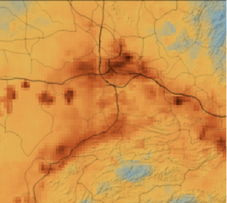
#> input picture china/rKit1.jpg, 227 x 203 px; its folder holds only this picture in this run
$ python china.py
#> lines starting #> are read from the running program, lines starting #| are printed output that depends on the picture; after the words box and inside, x2 and y2 are one past the last pixel; in counts of white or black regions, pixels touching at a corner belong together; long printed decimals are rounded
import cv2
import numpy as np
import matplotlib.pyplot as plt

class ImageModel(object):
    #чёрная маска
    lower_black = np.array([0,0,0])
    upper_black = np.array([179,255,25])

    #серая маска
    lower_gray = np.array([0,0,26])
    upper_gray = np.array([179,38,165])

    #белая маска
    lower_white = np.array([0,0,166])
    upper_white = np.array([179,38,255])

    #красная маска 1
    lower_red1 = np.array([0,45,26])
    upper_red1 = np.array([10,255,255])

    #красная маска 2
    lower_red2 = np.array([170,45,26])
    upper_red2 = np.array([179,255,255])

    #розовая маска 1
    lower_pink1 = np.array([0,39,26])
    upper_pink1 = np.array([10,44,255])

    #розовая маска 2
    lower_pink2 = np.array([170,39,26])
    upper_pink2 = np.array([179,44,255])

    #розовая маска 3
    lower_pink3 = np.array([156,39,26])
    upper_pink3 = np.array([169,255,255])

    #оранжевая маска
    lower_orange = np.array([11,39,192])
    upper_orange = np.array([22,255,255])

    #коричневая маска
    lower_brown = np.array([6,39,26])
    upper_brown = np.array([22,255,191])

    #жёлтая маска
    lower_yellow = np.array([23,39,26])
    upper_yellow = np.array([32,255,255])

    #зелёная маска
    lower_green = np.array([33,39,26])
    upper_green = np.array([75,255,255])

    #циановая маска
    lower_cyan = np.array([76,39,26])
    upper_cyan = np.array([90,255,255])

    #синяя маска
    lower_blue = np.array([91,39,26])
    upper_blue = np.array([127,255,255])

    #фиолетовая маска
    lower_purple = np.array([128,128,26])
    upper_purple = np.array([155,255,255])

    #светло-фиолетовая маска
    lower_light_purple = np.array([128,39,26])
    upper_light_purple = np.array([155,127,255])

    #ищет количество пикселей удовлетворяющих маске
    def pxls_num(self, low, up):
        num = 0
        height = np.size(self.img_hsv, 0)
        width = np.size(self.img_hsv, 1)

        mask = cv2.inRange(self.img_hsv, low, up)

        for h in range(height):
            for w in range(width):
                if mask[h][w] == 255:
                    num = num + 1

        return num

    #построение модели
    def __init__(self, img):
        self.img = img
#> self.img is the input picture: shape (203, 227, 3); mean B, G, R 74.1, 148.4, 210.8
        self.img_hsv = cv2.cvtColor(self.img, cv2.COLOR_BGR2HSV)
#> self.img_hsv: shape (203, 227, 3); mean H, S, V 17.8, 165.2, 211.2

        self.pxls = np.size(self.img_hsv, 0) * np.size(self.img_hsv, 1)
#> self.pxls = 46081

        self.black_num = 100*self.pxls_num(self.lower_black, self.upper_black)/self.pxls
#> in pxls_num, `height = np.size(self.img_hsv, 0)`: height = 203
#> in pxls_num, `width = np.size(self.img_hsv, 1)`: width = 227
#> in pxls_num, `mask = cv2.inRange(self.img_hsv, low, up)`: mask: shape (203, 227); every value is 0
#> self.black_num = 0
        self.gray_num = 100*self.pxls_num(self.lower_gray, self.upper_gray)/self.pxls
#> in pxls_num (call 2), `mask = cv2.inRange(self.img_hsv, low, up)`:
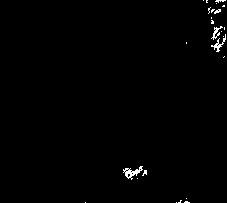
#> mask: shape (203, 227); 0.78% white in thin lines or dots, all inside (x1, y1, x2, y2) = (85, 0, 226, 203)
#> self.gray_num = 0.783
        self.white_num = 100*self.pxls_num(self.lower_white, self.upper_white)/self.pxls
#> in pxls_num (call 3), `mask = cv2.inRange(self.img_hsv, low, up)`: mask: shape (203, 227); 0.67% white in thin lines or dots, all inside (x1, y1, x2, y2) = (86, 0, 227, 203)
#> self.white_num = 0.666
        self.red_num = 100*(self.pxls_num(self.lower_red1, self.upper_red1) + self.pxls_num(self.lower_red2, self.upper_red2))/self.pxls
#> in pxls_num (call 4), `mask = cv2.inRange(self.img_hsv, low, up)`: mask: shape (203, 227); 5.6% white; 36 white regions (23 under 20 px), largest, box (x1, y1, x2, y2) and area: (102, 52, 156, 79) 730, (55, 119, 125, 168) 681, (73, 59, 101, 88) 384
#> self.red_num = 5.62
        self.pink_num = 100*(self.pxls_num(self.lower_pink1, self.upper_pink1) + self.pxls_num(self.lower_pink2, self.upper_pink2) + self.pxls_num(self.lower_pink3, self.upper_pink3))/self.pxls
#> self.pink_num = 0
        self.orange_num = 100*self.pxls_num(self.lower_orange, self.upper_orange)/self.pxls
#> in pxls_num (call 9), `mask = cv2.inRange(self.img_hsv, low, up)`:
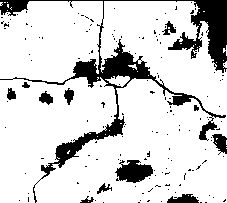
#> mask: shape (203, 227); 83.5% white; 160 black regions (148 under 20 px), largest, box (x1, y1, x2, y2) and area: (0, 0, 227, 203) 5710, (115, 160, 153, 183) 586, (167, 194, 199, 203) 198
#> self.orange_num = 83.53
        self.brown_num = 100*self.pxls_num(self.lower_brown, self.upper_brown)/self.pxls
#> in pxls_num (call 10), `mask = cv2.inRange(self.img_hsv, low, up)`:
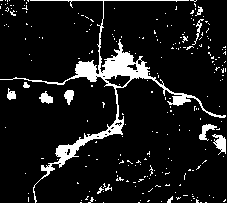
#> mask: shape (203, 227); 9.6% white; 241 white regions (228 under 20 px), largest, box (x1, y1, x2, y2) and area: (0, 0, 226, 203) 3021, (212, 134, 226, 155) 158, (199, 124, 217, 141) 127
#> self.brown_num = 9.64
        self.yellow_num = 100*self.pxls_num(self.lower_yellow, self.upper_yellow)/self.pxls
#> in pxls_num (call 11), `mask = cv2.inRange(self.img_hsv, low, up)`:
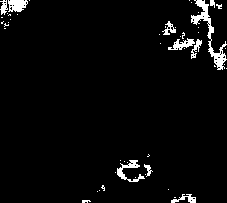
#> mask: shape (203, 227); 3.5% white; 50 white regions (39 under 20 px), largest, box (x1, y1, x2, y2) and area: (191, 0, 227, 70) 530, (117, 160, 145, 182) 209, (8, 0, 28, 12) 185
#> self.yellow_num = 3.53
        self.green_num = 100*self.pxls_num(self.lower_green, self.upper_green)/self.pxls
#> in pxls_num (call 12), `mask = cv2.inRange(self.img_hsv, low, up)`:
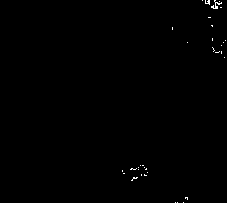
#> mask: shape (203, 227); 0.29% white in thin lines or dots, all inside (x1, y1, x2, y2) = (122, 0, 226, 203)
#> self.green_num = 0.289
        self.cyan_num = 100*self.pxls_num(self.lower_cyan, self.upper_cyan)/self.pxls
#> in pxls_num (call 13), `mask = cv2.inRange(self.img_hsv, low, up)`:
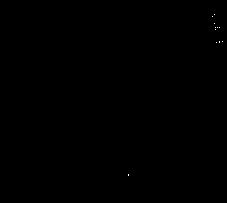
#> mask: shape (203, 227); 0.03% white in thin lines or dots, all inside (x1, y1, x2, y2) = (128, 14, 223, 176)
#> self.cyan_num = 0.0282
        self.blue_num = 100*self.pxls_num(self.lower_blue, self.upper_blue)/self.pxls
#> in pxls_num (call 14), `mask = cv2.inRange(self.img_hsv, low, up)`:
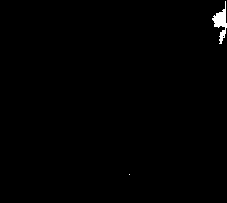
#> mask: shape (203, 227); 0.56% white; 2 white regions (1 under 20 px), largest, box (x1, y1, x2, y2) and area: (212, 1, 227, 44) 258
#> self.blue_num = 0.562
        self.purple_num = 100*self.pxls_num(self.lower_purple, self.upper_purple)/self.pxls
#> self.purple_num = 0
        self.light_purple_num = 100*self.pxls_num(self.lower_light_purple, self.upper_light_purple)/self.pxls
#> self.light_purple_num = 0

    #вывод модели
    def model(self):
        #вывод процентов
        percentages = {
            "black": self.black_num,
            "gray": self.gray_num,
            "white": self.white_num,
            "red": self.red_num,
            "pink": self.pink_num,
            "orange": self.orange_num,
            "brown": self.brown_num,
            "yellow": self.yellow_num,
            "green": self.green_num,
            "cyan": self.cyan_num,
            "blue": self.blue_num,
            "purple": self.purple_num,
            "light-purple": self.light_purple_num,
        }

        for key in percentages.keys():
            if percentages.get(key) != 0:
                print(str(key) + ": " + str(percentages.get(key)) + "%")
#> this loop made 13 passes
#> key on passes 1 to 12: 'black', 'gray', 'white', 'red', 'pink', 'orange', 'brown', 'yellow', 'green', 'cyan', 'blue', 'purple'
#| gray: 0.7834%
#| white: 0.6662%
#| red: 5.623%
#| orange: 83.533%
#| brown: 9.642%
#| yellow: 3.533%
#| green: 0.2886%
#| cyan: 0.02821%
#> (further printed lines are left out)

    #оператор "равно"
    def __eq__(self, other):
        return self.black_num == other.black_num and\
               self.gray_num == other.gray_num and\
               self.white_num == other.white_num and\
               self.red_num == other.red_num and\
               self.pink_num == other.pink_num and\
               self.orange_num == other.orange_num and\
               self.brown_num == other.brown_num and\
               self.yellow_num == other.yellow_num and\
               self.green_num == other.green_num and\
               self.cyan_num == other.cyan_num and\
               self.blue_num == other.blue_num and\
               self.purple_num == other.purple_num and\
               self.light_purple_num == other.light_purple_num

if __name__ == "__main__":
    print("      Распознавание объекта по его цветовой модели      ")
    print("--------------------------------------------------------")

    print("Подготовка моделей входных изображений...")

    rKits = []
    for i in range(6):
#> (the run stopped early here; a loop or call above may not have finished)
